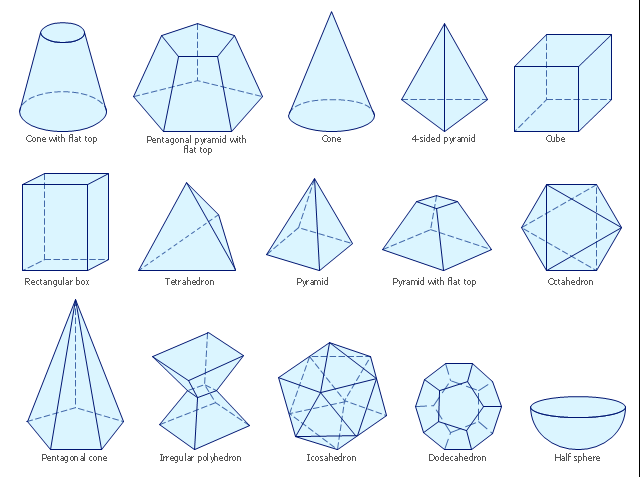
//> input picture Shapes_Contour_Detection/example.png, 640 x 477 px
$ ./main   (built with g++ and OpenCV 4)
//> lines starting //> are read from the running program, lines starting //| are printed output that depends on the picture; after the words box and inside, x2 and y2 are one past the last pixel; in counts of white or black regions, pixels touching at a corner belong together
#include <iostream>
#include <string>
#include <vector>
#include <opencv2/imgcodecs.hpp>
#include <opencv2/highgui.hpp>
#include <opencv2/imgproc.hpp>
using namespace std;

int main(void)
{
    string path = "example.png";
    cv::Mat img = cv::imread(path);
//> img is the input picture: 477 rows x 640 cols, CV_8UC3; mean B, G, R 249.8, 244.5, 236.2
    cv::Mat imgGray, imgBlur,imgCanny, imgDil;


    // Preprocessing
    cv::cvtColor(img,imgGray,cv::COLOR_BGR2GRAY);
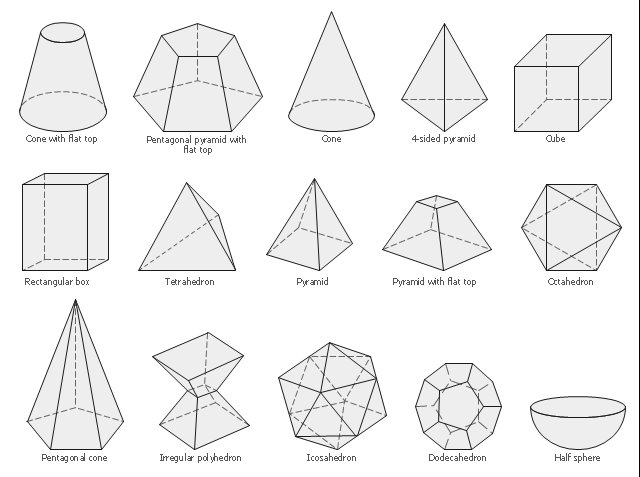
//> imgGray: 477 rows x 640 cols, CV_8UC1; min 0, max 255, mean 242.5
    cv::GaussianBlur(imgGray,imgBlur,cv::Size(3,3),3,0);
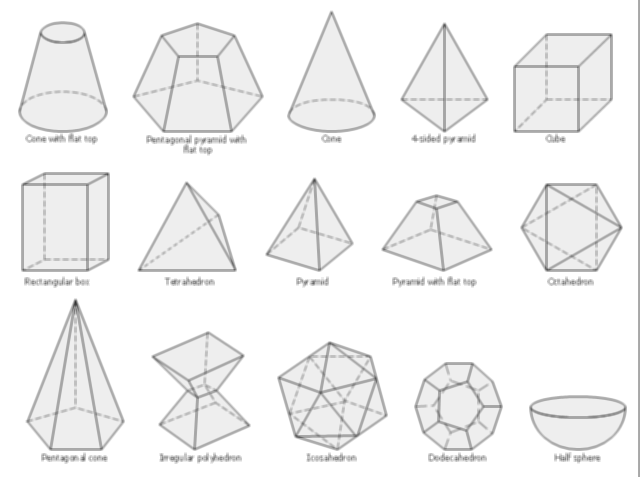
//> imgBlur: 477 rows x 640 cols, CV_8UC1; min 51, max 255, mean 242.6
    cv::Canny(imgBlur,imgCanny,25,75);
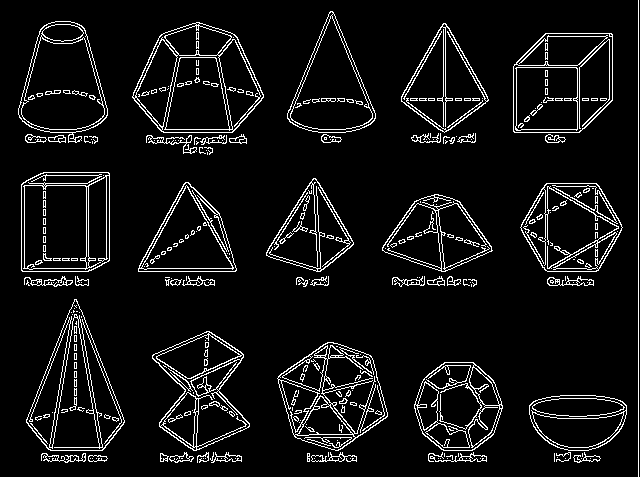
//> imgCanny: 477 rows x 640 cols, CV_8UC1; 7.3% white in thin lines or dots

    cv::Mat kernel = cv::getStructuringElement(cv::MORPH_RECT,cv::Size(3,3));
    cv::dilate(imgCanny,imgDil,kernel);
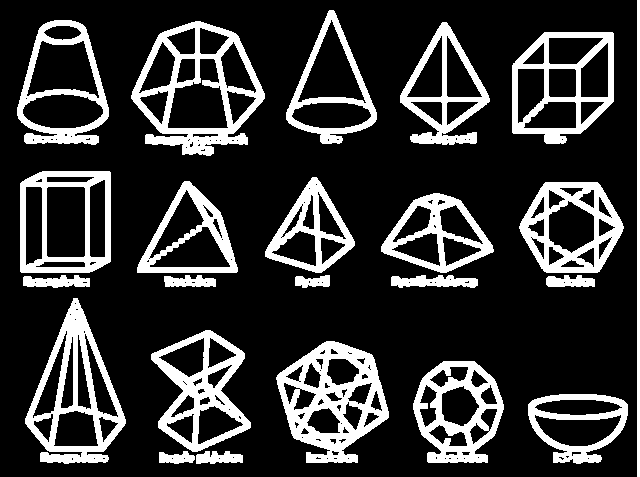
//> imgDil: 477 rows x 640 cols, CV_8UC1; 20.7% white; 23 white regions, largest, box (x1, y1, x2, y2) and area: (276, 341, 389, 463) 6308, (131, 21, 265, 156) 5805, (25, 298, 126, 464) 5423

    vector<vector<cv::Point>> contours;
    vector<vector<cv::Vec4i>> hierarchy;

//> (the run ends here: the program stops with an error, at `cv::findContours(imgDil,contours,hierarchy,cv::RETR_LIST,cv::CHAIN_APP..`)
